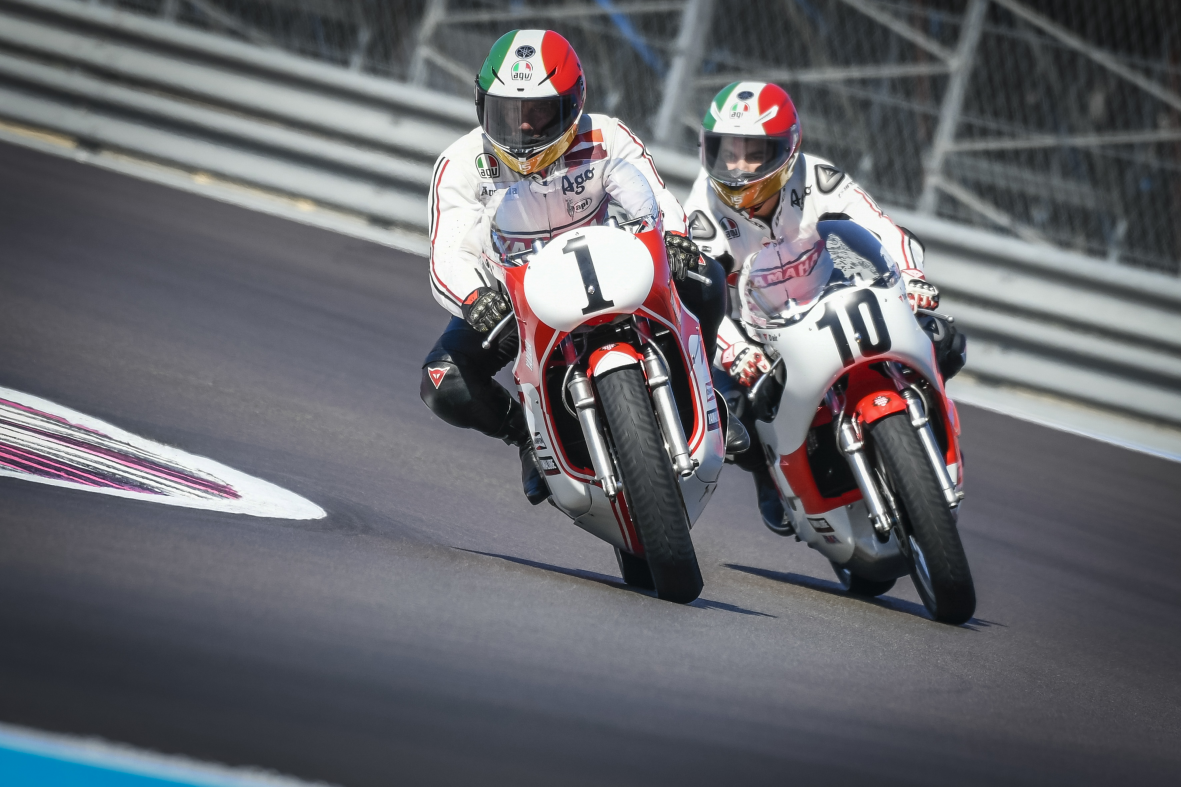
#> input picture TP8/TP/_DSC2966.jpg, 3543 x 2360 px (shown at 1/3 size)
$ python TP3.py
#> lines starting #> are read from the running program, lines starting #| are printed output that depends on the picture; after the words box and inside, x2 and y2 are one past the last pixel; in counts of white or black regions, pixels touching at a corner belong together
import os
import skimage
from skimage import io
from skimage import filters
import matplotlib.pyplot as plt
import numpy as np
from scipy import ndimage

filename = os.path.join('_DSC2966.jpg')
circuitOrig = io.imread(filename)
#> circuitOrig is the input picture: shape (2360, 3543, 3); mean R, G, B 101.9, 102.4, 107.9

circuit = circuitOrig[:,:,0]
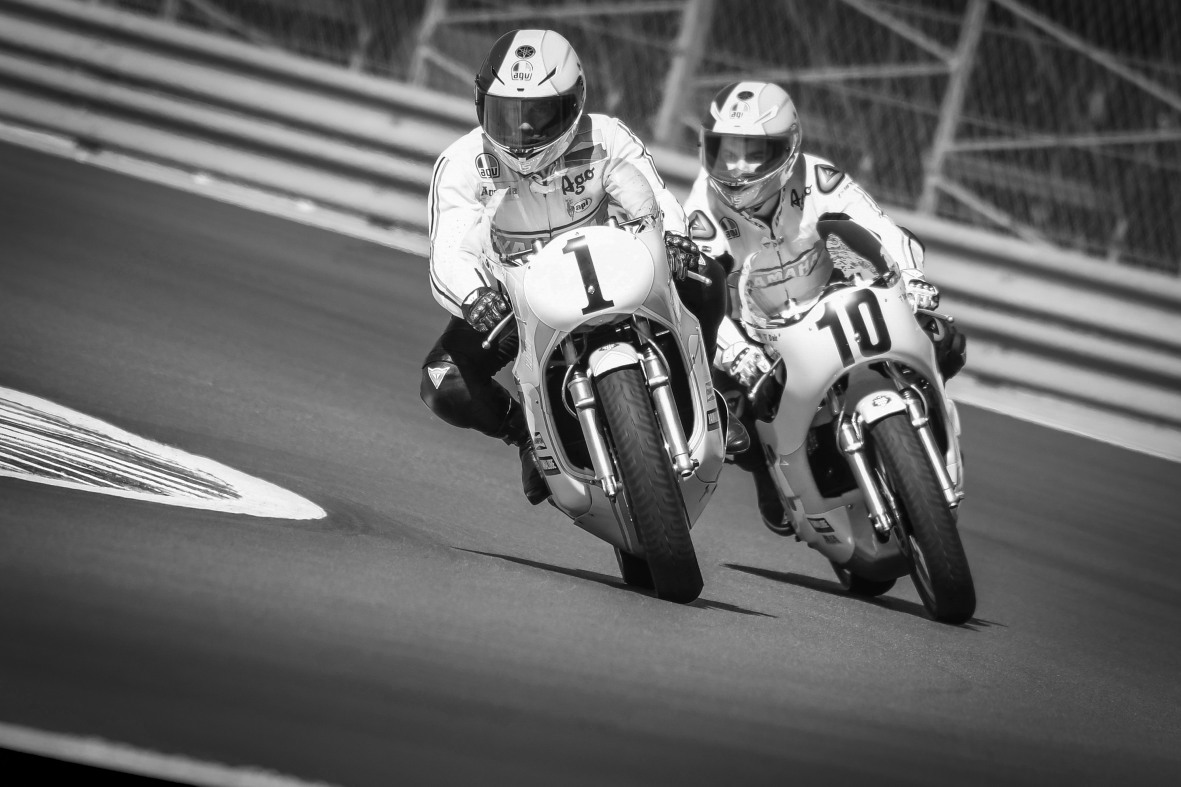
#> circuit: shape (2360, 3543) (shown at 1/3 size); min 0, max 255, mean 101.9

k = np.array([[0,1,0], [0,1,0], [0,1,0]])

circuitBinaryErosion = ndimage.binary_erosion(circuit)
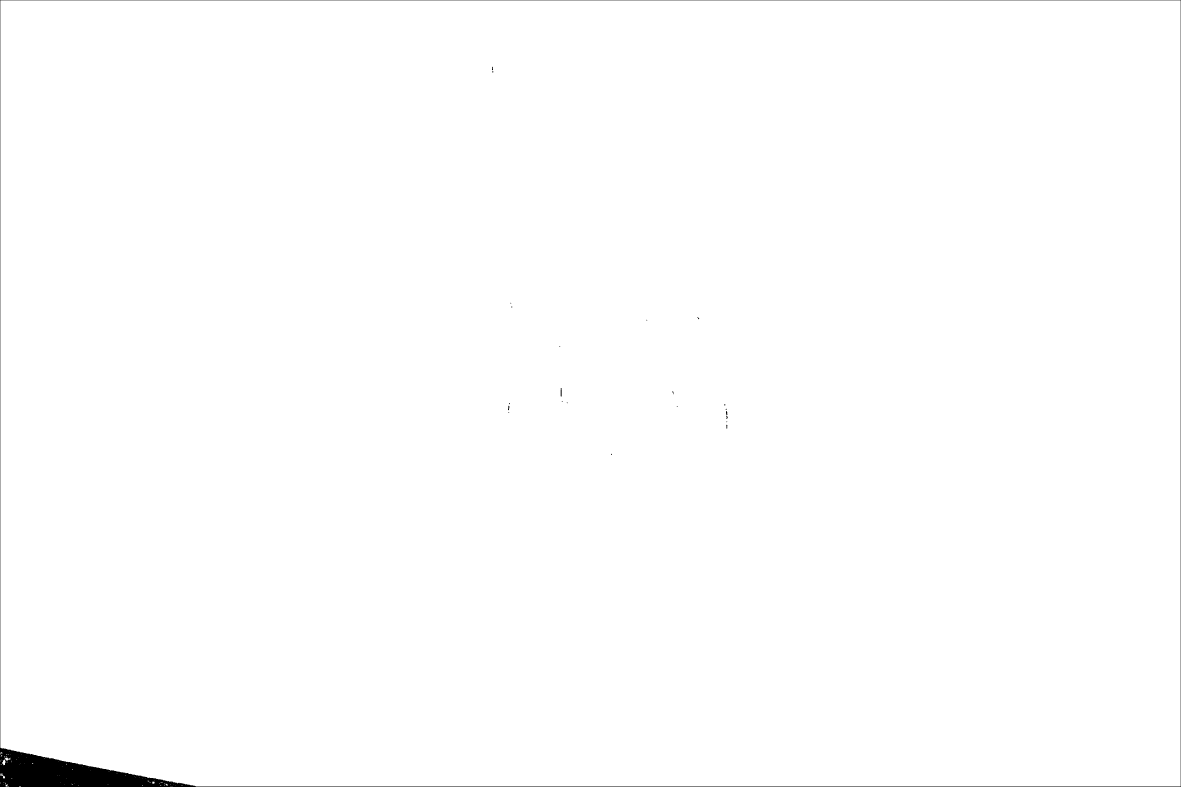
#> circuitBinaryErosion: shape (2360, 3543) bool (shown at 1/3 size); 99.5% white; 25 black regions (18 under 20 px), largest, box (x1, y1, x2, y2) and area: (0, 0, 3543, 2360) 44364, (1682, 1164, 1685, 1190) 72, (2178, 1233, 2182, 1246) 38
circuit_im_as_fl = filters.edges.img_as_float(circuit)

plt.subplot(221)
plt.imshow(circuit,cmap='gray')
plt.ylabel("Image d'origine")

plt.subplot(222)
plt.imshow(circuitBinaryErosion,cmap='gray')
plt.ylabel("Image avec convolution Binary Erosion")

circuitprewitt = filters.edges.prewitt(circuit)
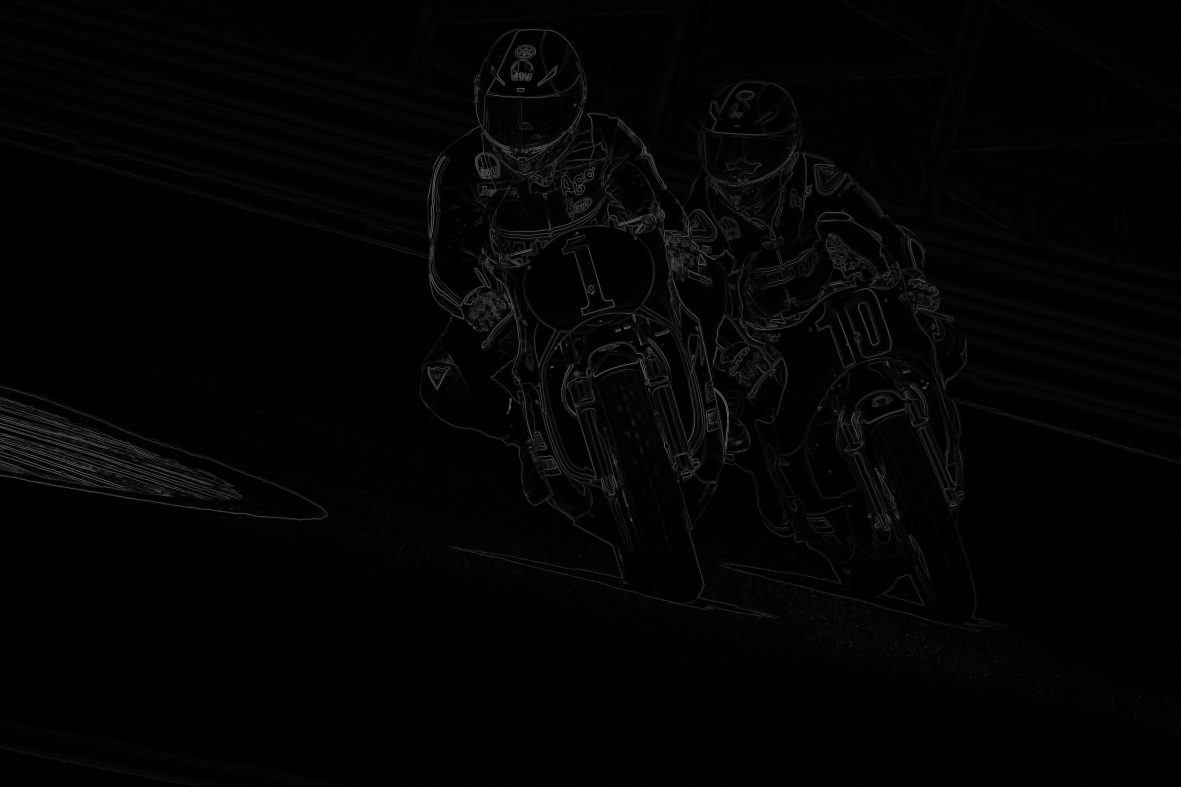
#> circuitprewitt: shape (2360, 3543) float64 (shown at 1/3 size); min 0, max 0.652, mean 0.0159

plt.subplot(223)
plt.imshow(circuitprewitt,cmap='gray')
plt.ylabel("Image avec convolution Prewitt")

circuitsobel = filters.edges.sobel(circuit)

plt.subplot(224)
plt.imshow(circuitsobel,cmap='gray')
plt.ylabel("Image avec convolution Sobel")

plt.show()
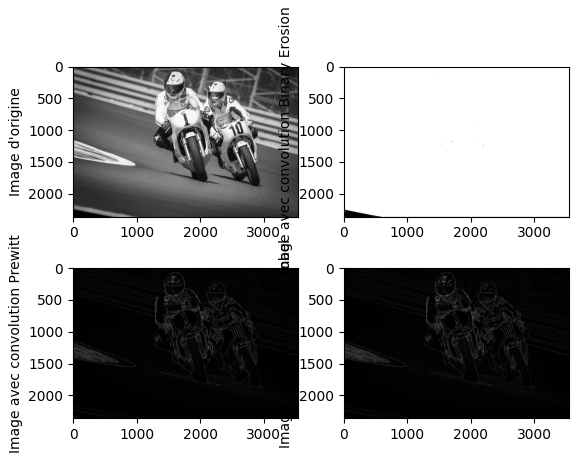
#> figure drawn by matplotlib, 4 panels

$ run again, with TP8/TP/filename.jpg copied over TP8/TP/_DSC2966.jpg
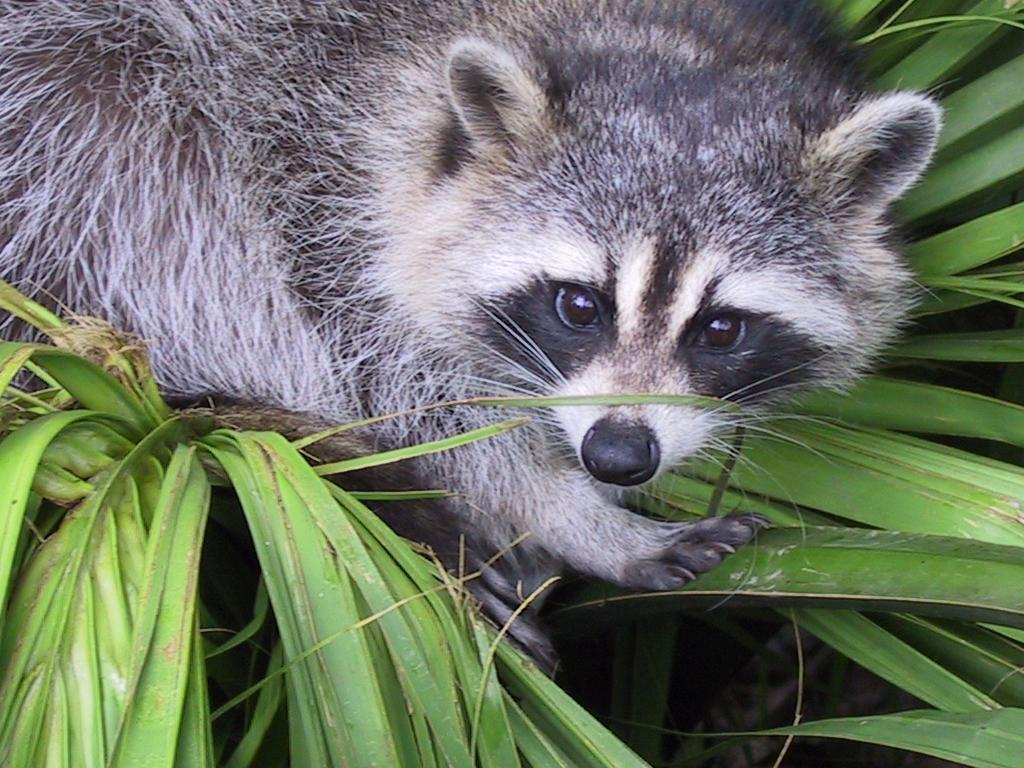
#> input picture TP8/TP/filename.jpg, 1024 x 768 px
#> circuitOrig is the input picture: shape (768, 1024, 3); mean R, G, B 110.7, 117.7, 102.1
#> `circuitBinaryErosion = ndimage.binary_erosion(circuit)`:
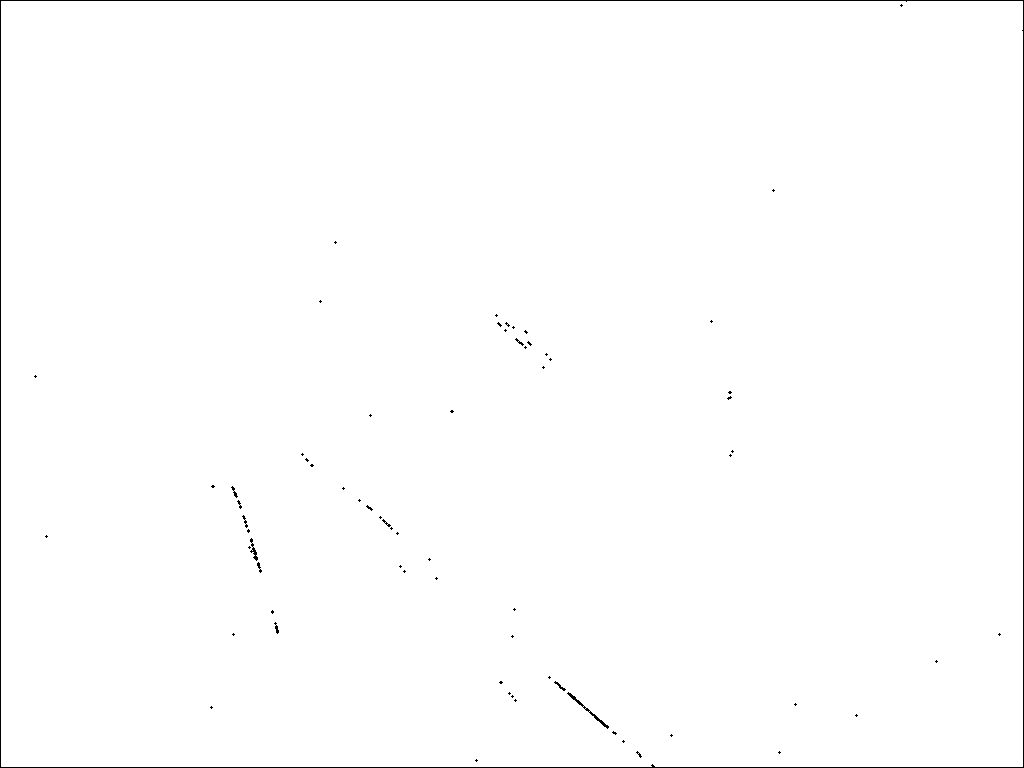
#> circuitBinaryErosion: shape (768, 1024) bool; 99.4% white; black in thin lines or dots
#> `plt.show()`:
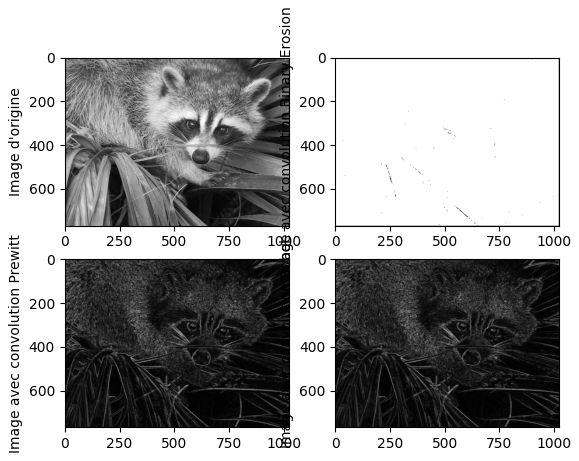
#> figure drawn by matplotlib, 4 panels
